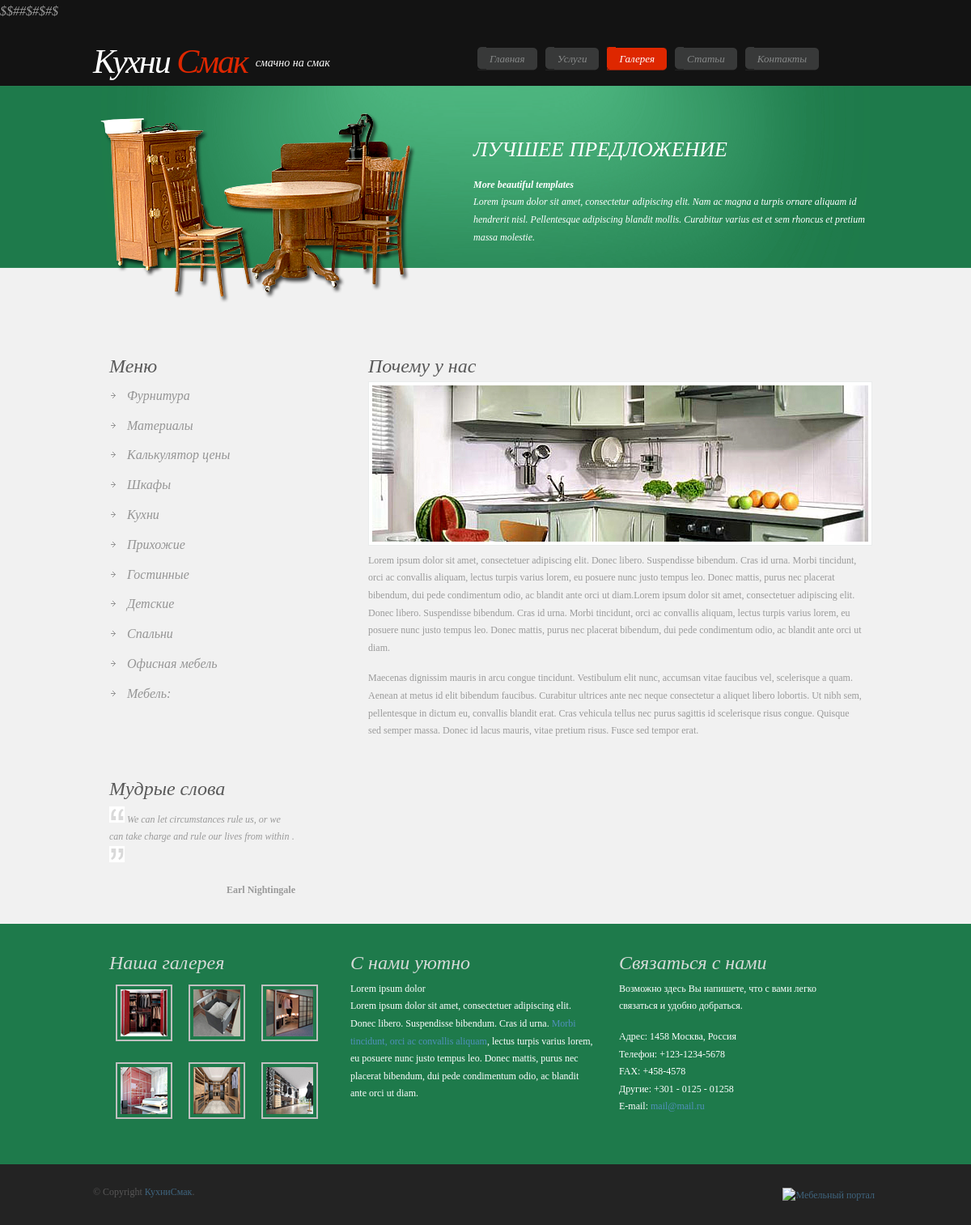
The page /?option=main&id_menu=3 on the database its author committed.
### tables this page shows
CREATE TABLE IF NOT EXISTS `menu` (
  `id_menu` tinyint(10) unsigned NOT NULL AUTO_INCREMENT,
  `name_menu` varchar(255) NOT NULL,
  `text_menu` text NOT NULL,
  PRIMARY KEY (`id_menu`)
);

CREATE TABLE IF NOT EXISTS `category` (
  `id_category` tinyint(10) unsigned NOT NULL AUTO_INCREMENT,
  `name_category` varchar(255) NOT NULL,
  PRIMARY KEY (`id_category`)
);

### classes/ACore.php (the view, shortened to what this page needs)
<?php
	abstract class ACore{
		protected function get_header(){
		    $query = "SELECT id_menu, name_menu FROM menu";
	        $result = mysql_query($query);
		    echo'
		    <!DOCTYPE html PUBLIC "-//W3C//DTD XHTML 1.0 Transitional//EN" "http://www.w3.org/TR/xhtml1/DTD/xhtml1-transitional.dtd">
		    <html xmlns="http://www.w3.org/1999/xhtml">
		    <head>
		    <title>КухниСмак/Контакты</title>
		    <meta http-equiv="Content-Type" content="text/html; charset=UTF8" />
		    <link href="style.css" rel="stylesheet" type="text/css" />
		    <script type="text/javascript" src="highslide/highslide-with-html.js"></script>
		    <link rel="stylesheet" type="text/css" href="highslide/highslidehtml.css" />
		    <script type="text/javascript">
		    	hs.graphicsDir = "highslide/graphics/";
		    	hs.outlineType = "rounded-white";
		    	hs.wrapperClassName = "draggable-header";
		    </script>
		    </head>
		    <body>
		    <div class="main">
		      <div class="header">
		        <div class="header_resize">
		          <div class="logo">
		            <h1><a href="index.html">Кухни<span> Смак</span></a><small> смачно на смак</small></h1>
		          </div>
		          <div class="menu_nav">
		           <ul>';
		    for ($i=0; $i<5; $i++){
		        $row=mysql_fetch_array($result, MYSQL_ASSOC);
		        if($row['id_menu']==1){
		        	if ($_GET['id_menu']==$row['id_menu'] || !$_GET['id_menu']){
		        		print ('<li class="active">');
		        	}
		        	else{
		        		print ('<li>');
		        	}
		        	printf('<a href="?option=main&id_menu=%s"><span>%s</span></a></li>',$row['id_menu'],$row['name_menu'] );
		        }
		        else{
		        	if ($_GET['id_menu']==$row['id_menu']){
		        		print ('<li class="active">');
		        	}
		        	else{
		        		print ('<li>');
		        	}
		        	printf('<a href="?option=main&id_menu=%s"><span>%s</span></a></li>',$row['id_menu'],$row['name_menu'] );
		        }
		    }
		          echo '</ul>
		            <div class="clr"></div>
		          </div>
		          <div class="clr"></div>
		          <div class="header_img"><img src="images/main_img.png" alt="image" width="400" height="234" />
		          <h2>Лучшее предложение</h2>
		          <p><strong>More beautiful templates </strong><br />
		            Lorem ipsum dolor sit amet, consectetur adipiscing elit. Nam ac magna a turpis ornare aliquam id hendrerit nisl. Pellentesque adipiscing blandit mollis. Curabitur varius est et sem rhoncus et pretium massa molestie. </p>
		          <div class="clr"></div>
		          </div>
		        </div>
		      </div>
		      <div class="clr"></div>';
		}
		protected function get_left_bar(){
			$query = "SELECT id_category, name_category FROM category";
			$result = mysql_query($query);
			echo '
			<div class="content">
			    <div class="content_resize">
			      <div class="sidebar">
				    <div class="search"></div>
			        <div class="gadget">
			          <h2>Меню</h2>
			          <div class="clr"></div>
			          <ul class="sb_menu">';
			        	for ($i=0; $i<mysql_num_rows($result); $i++){
			        		$row=mysql_fetch_array($result, MYSQL_ASSOC);
			        		printf('<li><a href="&option=category&id_category=%s"><span>%s</span></a></li>',$row['id_category'],$row['name_category'] );
			        	}
			        echo'  </ul>
			        </div>
			        <div class="gadget">
			          <h2>Мудрые слова</h2>
			          <div class="clr"></div>
			          <p>   <img src="images/test_1.gif" alt="image" width="19" height="20" /> <em>We can let circumstances rule us, or we can take charge and rule our lives from within </em>.<img src="images/test_2.gif" alt="image" width="19" height="20" /></p>
			          <p style="float:right;"><strong>Earl Nightingale</strong></p>
			        </div>
			      </div>';
		}
		protected function get_footer(){
			echo'
			<div class="fbg">
			    <div class="fbg_resize">
			      <div class="col c1">
			        <h2><span>Наша</span> галерея</h2>
			<div class="highslide-gallery">
			<a href="images/gal11.jpg" class="highslide" onclick="return hs.expand(this)">
			    <img src="images/gal1.jpg"  alt="ДСП" title="Кликни" /></a>
			<a href="images/gal12.jpg" class="highslide" onclick="return hs.expand(this)">
			    <img src="images/gal2.jpg"  alt="ДСП" title="Кликни" /></a>
			<a href="images/gal13.jpg" class="highslide" onclick="return hs.expand(this)">
			    <img src="images/gal3.jpg"  alt="ДСП" title="Кликни" /></a>
			<a href="images/gal14.jpg" class="highslide" onclick="return hs.expand(this)">
			    <img src="images/gal4.jpg"  alt="ДСП" title="Кликни" /></a>
			<a href="images/gal15.jpg" class="highslide" onclick="return hs.expand(this)">
			    <img src="images/gal5.jpg"  alt="ДСП" title="Кликни" /></a>
			<a href="images/gal16.jpg" class="highslide" onclick="return hs.expand(this)">
			    <img src="images/gal6.jpg"  alt="ДСП" title="Кликни" /></a>
			</div>
			      </div>
			      <div class="col c2">
			        <h2><span>С нами уютно</span></h2>
			        <p>Lorem ipsum dolor<br />
			          Lorem ipsum dolor sit amet, consectetuer adipiscing elit. Donec libero. Suspendisse bibendum. Cras id urna. <a href="#">Morbi tincidunt, orci ac convallis aliquam</a>, lectus turpis varius lorem, eu posuere nunc justo tempus leo. Donec mattis, purus nec placerat bibendum, dui pede condimentum odio, ac blandit ante orci ut diam.</p>
			      </div>
			      <div class="col c3">
			        <h2><span>Связаться</span> с нами</h2>
			        <p>Возможно здесь Вы напишете, что с вами легко связаться и удобно добраться.</p>
			        <p class="contact_info"> <span>Адрес:</span> 1458 Москва, Россия<br />
			          <span>Телефон:</span> +123-1234-5678<br />
			          <span>FAX:</span> +458-4578<br />
			          <span>Другие:</span> +301 - 0125 - 01258<br />
			          <span>E-mail:</span> <a href="#">mail@mail.ru</a> </p>
			      </div>
			    </div>
			    <div class="footer">
			      <p class="lr">&copy; Copyright <a href="#"> КухниСмак</a>.</p>
			      <p class="lf"><a href="http://www.xn----8sb0bs2e.net"
			target="blank"><img src="http://www.xn----8sb0bs2e.net/files/yasam.jpg" BORDER=0 alt="Мебельный портал" /></a> </p>
			    </div>
			  </div>
			</div>
			</body>
			</html>
			';
		}
		public function get_body(){
			$this->get_header();
			$this->get_left_bar();
			$this->get_footer();
		}
	}
?>

### style.css (style rules this page uses)
body { margin:0; padding:0; width:100%; color:#9a9a9a; font:italic 16px/1.8em Georgia, 'Times New Roman', Times, serif; }
html, .main { padding:0; margin:0; background:#f1f1f1 url(images/main_bg.gif) top repeat-x; }
.logo { padding:15px 0 20px 0; margin:0 auto; width:450px; float:left; }
h1 { margin:0; padding:5px 0; width:340px; color:#fff; font:42px Georgia, 'Times New Roman', Times, serif; letter-spacing:-2px; font-style:italic; }
h1 a { color:#fff; text-decoration:none; float:left; }
h1 span { color:#de2700; }
h1 small { color:#fff; float:left; padding:18px 0 0 10px; font:italic 14px Georgia, 'Times New Roman', Times, serif; letter-spacing:normal; }
h2 { font:italic 24px Georgia, 'Times New Roman', Times, serif; padding:0; margin:5px 0; color:#595959; }
p { margin:8px 0; padding:0 0 8px 0; font:normal 12px/1.8em Georgia, 'Times New Roman', Times, serif; }
a { color:#78bbe6; text-decoration:none; }
.header, .content, .menu_nav, .fbg, .footer, form, ol, ol li, ul, .content .mainbar, .content .sidebar { margin:0; padding:0; }
.header_resize { margin:0 auto; padding:3px 0 0 0; width:970px; }
.header_img { width:970px; padding:20px 0 0 0; }
.header_img img { float:left; }
.header_img h2 { width:500px; float:right; text-align:left; font: italic 26px Georgia, 'Times New Roman', Times, serif; color:#fff; padding:30px 0 0 0; margin:0; text-transform:uppercase; }
.header_img p { width:500px; float:right; text-align:left; font: italic 12px Georgia, 'Times New Roman', Times, serif; color:#fff; line-height:1.8em; padding:10px 0 0 0; }
.menu_nav { margin:20px 0 0 0; padding:3px 0 0 10px; float:right; width:500px; }
.menu_nav ul { list-style:none; padding:0; margin:0; }
.menu_nav li { float:left; padding:0 5px; }
.menu_nav li a { background:url(images/r_menu_one.gif) no-repeat right; font:italic 13px Georgia, 'Times New Roman', Times, serif; color:#878989; display:block; float:left; padding:10px 0; }
.menu_nav li a span { background:url(images/l_menu_one.gif) no-repeat left; padding:10px 15px; }
.menu_nav li.active a { text-decoration:none; color:#fff; background:url(images/r_menu.gif) no-repeat right; }
.menu_nav li.active a span { text-decoration:none; color:#fff; background:url(images/l_menu.gif) no-repeat left; }
.content { padding:10px 0 0 0; }
.content_resize { margin:0 auto; padding:20px 0 0 0; width:970px; }
.content .mainbar { margin:0; float:right; }
.content .mainbar img { float:left; padding:4px; margin:0 10px 0 0; border:1px solid #eaecec; background-color:#fff; }
.content .mainbar .article { margin:0 0 20px 0; padding:30px 20px; width:610px; }
.content .sidebar { margin:0; padding:0; float:left; }
.content .sidebar .gadget { margin:0 0 20px 0; padding:30px 20px; width:230px; }
ul.sb_menu, ul.ex_menu { margin:0; padding:0; list-style:none; color:#959595; }
ul.sb_menu li, ul.ex_menu li { margin:0; }
ul.sb_menu li { padding:4px 0 4px 12px; width:220px; }
ul.sb_menu li a, ul.ex_menu li a { color:#959595; text-decoration:none; margin-left:-12px; padding-left:22px; background:url(images/li_a_hover.gif) left no-repeat; }
.fbg { padding:10px 0 0 0;background: #1e7a4b url(images/fbg_bg.gif) bottom repeat-x; margin:10px 0 0 0; }
.fbg_resize { margin:0 auto; padding:20px 20px; width:930px; }
.fbg h2 { color:#d4dad7; }
.fbg p { color:#fff; }
.fbg a { color:#5190bb; text-decoration:none; }
.fbg img { padding:4px; border: background-color:#fff; }
.fbg .col { margin:0; float:left; }
.fbg .c1 { padding:0 16px 0 0; width:266px; }
.fbg .c2 { padding:0 16px; width:300px; }
.fbg .c3 { padding:0 0 0 16px; width:260px; }
.fbg .c1 img { margin:8px; }
.footer { width:970px; margin:0 auto; padding:40px 0 20px 0; }
.footer p.lf { margin:0; padding:4px 0; float:right; width:auto; text-align:right; line-height:1.5em; color:#575656; }
.footer p.lf a { color:#3f647e; }
.footer p.lr { margin:0; padding:4px 0; float:left; width:auto; line-height:1.5em; color:#575656; }
.footer p.lr a { color:#3f647e; }

### highslide/highslidehtml.css (style rules this page uses)
.highslide { outline: none; text-decoration: none; }
.highslide img { border: 2px solid silver; }

### rows shown on the page
menu: name_menu "Главная"
menu: name_menu "Услуги"
menu: shows a picture, name_menu "Галерея"
menu: name_menu "Статьи"
menu: name_menu "Контакты"
category: name_category "Фурнитура"
category: name_category "Материалы"
category: name_category "Калькулятор цены"
category: name_category "Шкафы"
category: name_category "Кухни"
category: name_category "Прихожие"
category: name_category "Гостинные"
category: name_category "Детские"
category: name_category "Спальни"
category: name_category "Офисная мебель"
category: name_category "Мебель:"
